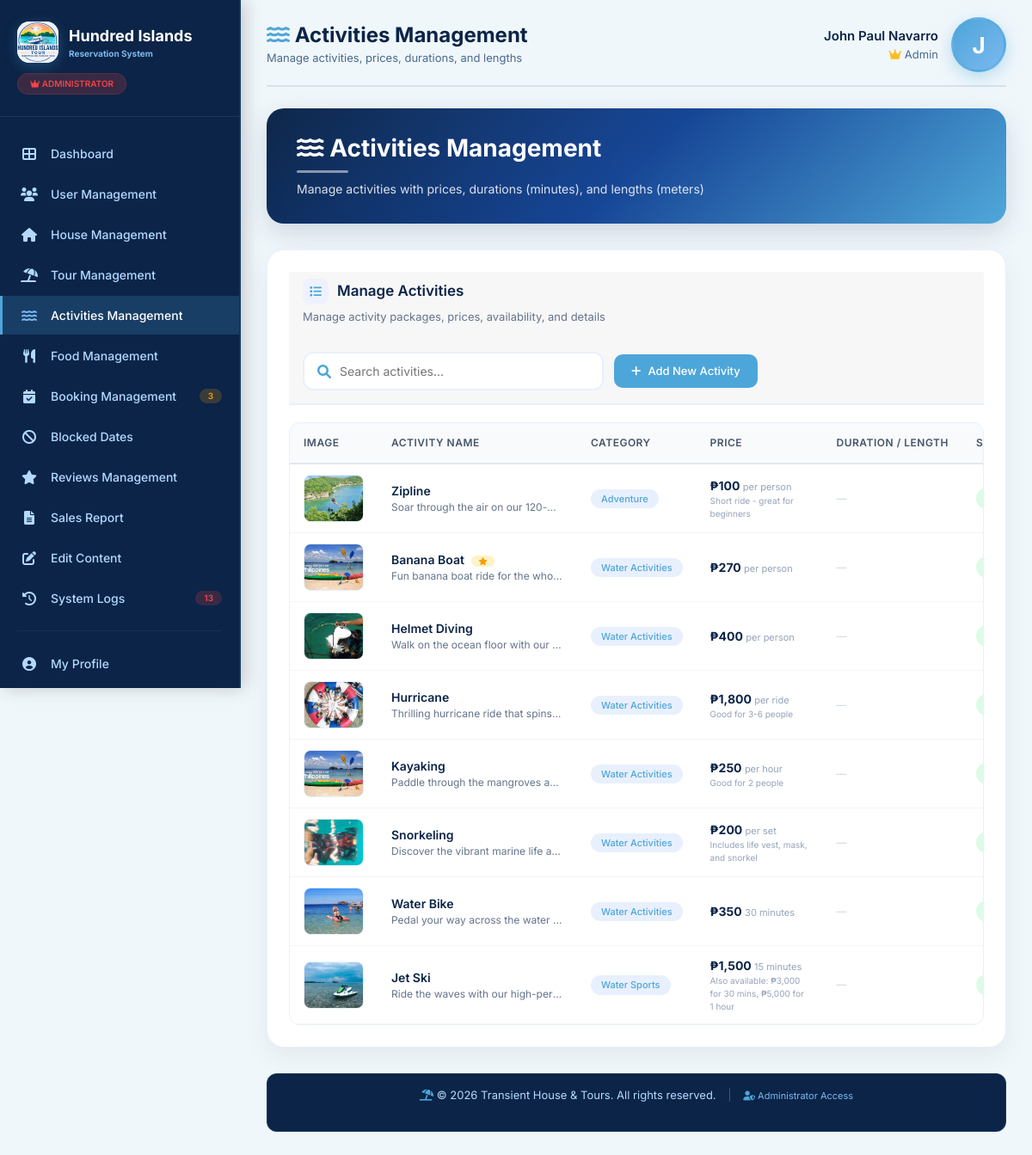
The app's page /activities-dashboard.php (signed in) with its own data.
### tables this page shows
CREATE TABLE `users` (
  `id` int(11) NOT NULL,
  `username` varchar(100) NOT NULL,
  `password` varchar(255) NOT NULL,
  `email` varchar(100) NOT NULL,
  `profile_photo` varchar(255) DEFAULT NULL,
  `fullname` varchar(200) NOT NULL,
  `first_name` varchar(80) DEFAULT NULL,
  `middle_name` varchar(80) DEFAULT NULL,
  `last_name` varchar(80) DEFAULT NULL,
  `name_suffix` varchar(20) DEFAULT NULL,
  `role` enum('admin','staff','guest') NOT NULL DEFAULT 'guest',
  `created_at` timestamp NOT NULL DEFAULT current_timestamp(),
  `reset_token` varchar(10) DEFAULT NULL,
  `reset_token_expires` datetime DEFAULT NULL
);

CREATE TABLE `activities` (
  `id` int(11) NOT NULL,
  `name` varchar(255) NOT NULL,
  `category` varchar(100) DEFAULT 'Other',
  `description` text DEFAULT NULL,
  `price` decimal(10,2) DEFAULT 0.00,
  `price_unit` varchar(50) DEFAULT 'per person',
  `price_note` varchar(255) DEFAULT NULL,
  `duration` varchar(50) DEFAULT NULL,
  `duration_unit` varchar(20) DEFAULT NULL,
  `length_value` varchar(50) DEFAULT NULL,
  `length` varchar(50) DEFAULT NULL,
  `length_unit` varchar(20) DEFAULT NULL,
  `icon` varchar(100) DEFAULT 'fas fa-star',
  `is_featured` tinyint(1) DEFAULT 0,
  `status` varchar(20) DEFAULT 'available',
  `created_at` timestamp NOT NULL DEFAULT current_timestamp(),
  `updated_at` timestamp NOT NULL DEFAULT current_timestamp() ON UPDATE current_timestamp(),
  `image` varchar(255) DEFAULT 'default-activity.jpg'
);

### activities-dashboard.php (the view, shortened to what the rows shown need)
<?php
$is_admin = ($_SESSION['role'] == 'admin');
require_once 'database.php';
$user_info = [];
try {
    $stmt = $pdo->prepare("SELECT * FROM users WHERE id = ?");
    $stmt->execute([$_SESSION['user_id']]);
    $user_info = $stmt->fetch();
} catch(PDOException $e) {}
if (!function_exists('getAdminAvatar')) {
    function getAdminAvatar($user_info) {
        $user_id = (int)($user_info['id'] ?? 0);
        $paths = [
            'uploads/profile/user_' . $user_id . '/' . $user_info['profile_photo'],
            'uploads/staff/' . $user_info['profile_photo'],
            'uploads/profile/' . $user_info['profile_photo'],
        ];
        return null;
    }
}
$admin_avatar       = getAdminAvatar($user_info);
$admin_initial      = strtoupper(substr($user_info['fullname'] ?? $user_info['username'] ?? 'U', 0, 1));
$admin_display_name = $user_info['fullname'] ?? $user_info['username'] ?? 'User';
$activities = [];
try {
    $activities = $pdo->query("SELECT * FROM activities ORDER BY category, name")->fetchAll();
} catch(PDOException $e) {}
if (!function_exists('getActivityMainImage')) {
    function getActivityMainImage($activity) {
        if (!empty($activity['image']) && $activity['image'] != 'default-activity.jpg') {
            if (file_exists('uploads/activities/' . $activity['image'])) {
                return 'uploads/activities/' . $activity['image'];
            }
        }
        return null;
    }
}
?>
<!DOCTYPE html>
<html lang="en">
<head>
    <link href="https://cdn.jsdelivr.net/npm/bootstrap@5.1.3/dist/css/bootstrap.min.css" rel="stylesheet">
    <link rel="stylesheet" href="https://cdnjs.cloudflare.com/ajax/libs/font-awesome/6.0.0/css/all.min.css">
</head>
<body>
<div class="app-container">
    <div class="main-content">
        <div class="top-bar">
            <div class="page-title">
                <h1>
                    <i class="fas fa-water"></i>
                    Activities Management
                </h1>
            </div>
            <div class="user-profile">
                <div class="user-info" style="text-align: right;">
                    <div class="user-name"><?php echo htmlspecialchars($admin_display_name); ?></div>
                    <div class="user-role">
                        <?php if($is_admin): ?>
                            <i class="fas fa-crown" style="color: #fbbf24;"></i> Admin
                        <?php else: ?>
                            <i class="fas fa-user-tie" style="color: #fbbf24;"></i> Staff
                        <?php endif; ?>
                    </div>
                </div>
                <div class="avatar">
                    <?php if($admin_avatar): ?>
                        <img src="<?php echo htmlspecialchars($admin_avatar); ?>?<?php echo time(); ?>" alt="Avatar">
                    <?php else: ?>
                        <?php echo $admin_initial; ?>
                    <?php endif; ?>
                </div>
            </div>
        </div>
        <div class="page-title-banner">
            <div class="banner-content">
                <h1><i class="fas fa-water"></i> Activities Management</h1>
            </div>
        </div>
        <div class="card">
           <div class="card-header">
    <div>
        <h2>
            <i class="fas fa-list"></i>
            Manage Activities
        </h2>
    </div>
</div>
            <?php if(empty($activities)): ?>
                <div style="text-align: center; padding: 60px 20px; color: #94a3b8;">
                    <i class="fas fa-water" style="font-size: 48px; display: block; margin-bottom: 10px;"></i>
                    No activities available. Click "Add New Activity" to get started!
                </div>
            <?php else: ?>
            <div class="table-container desktop-table">
                <table class="activity-table">
                    <thead>
                        <tr>
                            <th>IMAGE</th><th>ACTIVITY NAME</th><th>CATEGORY</th><th>PRICE</th>
                            <th>DURATION / LENGTH</th><th>STATUS</th><th>ACTIONS</th>
                        </tr>
                    </thead>
                    <tbody>
                        <?php foreach($activities as $activity):
                            $main_image = getActivityMainImage($activity);
                            $has_duration = !empty($activity['duration']);
                            $has_length = !empty($activity['length_value']);
                        ?>
                        <tr class="activity-row"
    data-search="<?php echo strtolower(htmlspecialchars(
        ($activity['name'] ?? '') . ' ' .
        ($activity['description'] ?? '') . ' ' .
        ($activity['category'] ?? '') . ' ' .
        ($activity['status'] ?? '')
    )); ?>">
                            <td class="image-cell">
                                <?php if($main_image): ?>
                                    <img src="<?php echo htmlspecialchars($main_image); ?>?<?php echo time(); ?>" alt="<?php echo htmlspecialchars($activity['name']); ?>">
                                <?php else: ?>
                                    <div class="no-image"><i class="fas fa-image"></i></div>
                                <?php endif; ?>
                            </td>
                            <td>
                                <div class="name-cell">
                                    <?php echo htmlspecialchars($activity['name']); ?>
                                    <?php if($activity['is_featured']): ?>
                                        <span style="background: #fef3c7; color: #f59e0b; font-size: 9px; padding: 1px 8px; border-radius: 20px; margin-left: 5px;">
                                            <i class="fas fa-star"></i>
                                        </span>
                                    <?php endif; ?>
                                </div>
                                <?php if($activity['description']): ?>
                                    <div class="desc-cell"><?php echo htmlspecialchars($activity['description']); ?></div>
                                <?php endif; ?>
                            </td>
                            <td>
                                <span class="category-cell"><?php echo htmlspecialchars($activity['category'] ?? 'Other'); ?></span>
                            </td>
                            <td>
                                <div class="price-cell">
                                    ₱<?php echo number_format($activity['price']); ?>
                                    <small><?php echo htmlspecialchars($activity['price_unit'] ?? ''); ?></small>
                                </div>
                                <?php if($activity['price_note']): ?>
                                    <div style="font-size: 10px; color: #94a3b8; max-width: 200px;"><?php echo htmlspecialchars($activity['price_note']); ?></div>
                                <?php endif; ?>
                            </td>
                            <td>
                                <div class="metric-group">
                                    <?php if(!$has_duration && !$has_length): ?>
                                        <span style="color: #cbd5e1; font-size: 12px;">—</span>
                                    <?php endif; ?>
                                </div>
                            </td>
                            <td>
                                <span class="status-badge status-<?php echo $activity['status'] == 'available' ? 'available' : 'unavailable'; ?>">
                                </span>
                            </td>
                        </tr>
                        <?php endforeach; ?>
                    </tbody>
                </table>
            </div>
            <?php endif; ?>
        </div>
    </div>
</div>
</body>
</html>

### records on screen
users: fullname "John Paul Navarro", fullname "J"
activities: image+name (picture), name "Zipline", description "Soar through the air on our 120-…", category "Adventure", price "100", price_unit "per person", price_note "Short ride - great for beginners"
activities: image (picture), name "Banana Boat", is_featured 1 (drawn), description "Fun banana boat ride for the who…", category "Water Activities", price "270", price_unit "per person"
activities: image (picture), name "Helmet Diving", description "Walk on the ocean floor with our…", category "Water Activities", price "400", price_unit "per person"
activities: image+name (picture), name "Hurricane", description "Thrilling hurricane ride that spins…", category "Water Activities", price "1,800", price_unit "per ride", price_note "Good for 3-6 people"
activities: image+name (picture), name "Kayaking", description "Paddle through the mangroves a…", category "Water Activities", price "250", price_unit "per hour", price_note "Good for 2 people"
activities: image+name (picture), name "Snorkeling", description "Discover the vibrant marine life a…", category "Water Activities", price "200", price_unit "per set", price_note "Includes life vest, mask, and snorkel"
activities: image (picture), name "Water Bike", description "Pedal your way across the water…", category "Water Activities", price "350", price_unit "30 minutes"
activities: image (picture), name "Jet Ski", description "Ride the waves with our high-per…", category "Water Sports", price "1,500", price_unit "15 minutes", price_note "Also available: ₱3,000 for 30 mins, ₱5,000 for 1 hour"

### other values on screen
$sidebar_pending_bookings "3"
$sidebar_failed_logs "13"
$content['footer']['copyright'] "Transient House & Tours. All rights reserved."
